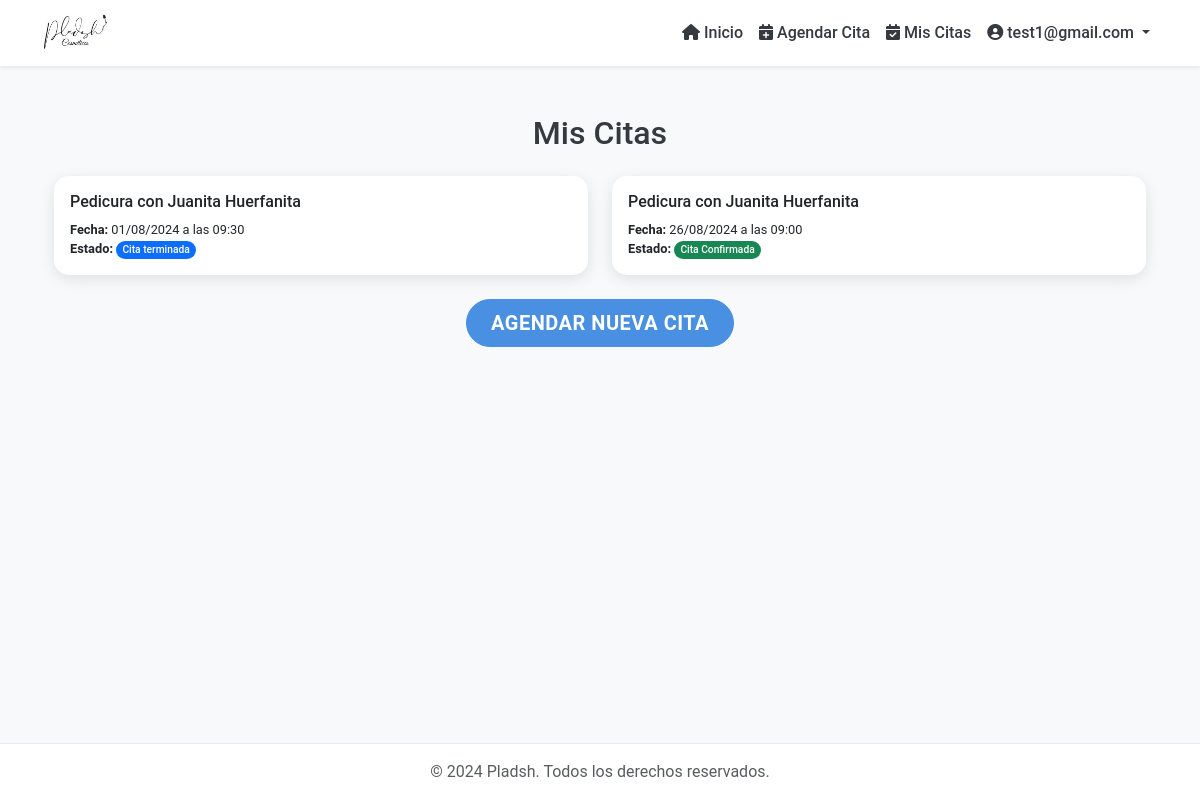
Page /ver-citas/ (signed in) on the earlier database version.
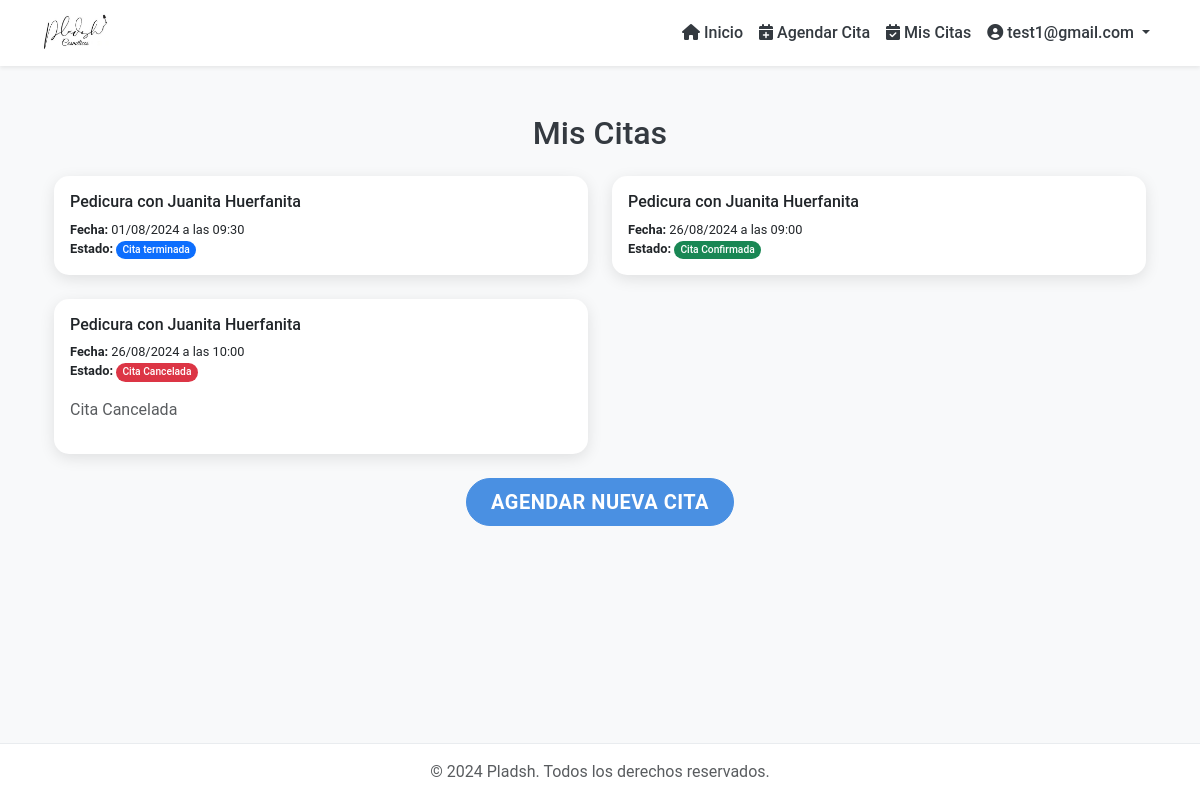
Same page on the later database version.
### citas/models.py (models this page shows, shortened)
class Cita(models.Model):
    ESTADO_CANCELADA = 1
    ESTADO_CONFIRMADA = 2
    ESTADO_EN_PROCESO = 3
    ESTADO_TERMINADA = 4
    OPCIONES_ESTADO = [
        (ESTADO_CANCELADA, "Cita Cancelada"),
        (ESTADO_CONFIRMADA, "Cita Confirmada"),
        (ESTADO_EN_PROCESO, "En Proceso"),
        (ESTADO_TERMINADA, "Cita terminada")
    ]
    cliente = models.ForeignKey(Cliente, on_delete=models.CASCADE, related_name="citas")
    servicio = models.ForeignKey(Servicio, on_delete=models.CASCADE)
    empleado = models.ForeignKey(Empleado, on_delete=models.CASCADE, related_name="empleados")
    fecha = models.DateField(null=True, blank=True)
    hora_inicio = models.TimeField(null=True, blank=True)
    estado = models.IntegerField(choices=OPCIONES_ESTADO, default=ESTADO_CONFIRMADA)
    notas = models.TextField(blank=True)
    def es_cancelable(self):
     fecha_hora_cita = timezone.make_aware(datetime.combine(self.fecha, self.hora_inicio))
     return fecha_hora_cita > timezone.now()

class Servicio(models.Model):
    nombre = models.CharField(max_length=100)
    descripcion = models.TextField()
    precio = models.DecimalField(max_digits=10, decimal_places=2)
    duracion = models.PositiveIntegerField()
    imagen = models.ImageField(upload_to='servicios/', null=True, blank=True)

class Empleado(models.Model):
    cedula = models.CharField(max_length=10, unique=True)
    nombre = models.CharField(max_length=100)
    email = models.EmailField()
    celular = models.CharField(max_length=10)
    servicios = models.ManyToManyField(Servicio, related_name="empleados")

### citas/views.py (the view)
# urls.py: path('ver-citas/', citas_views.ver_citas, name='ver_citas'),
@login_required
def ver_citas(request):
    citas = Cita.objects.filter(cliente=request.user.cliente).select_related('servicio', 'empleado').order_by('fecha', 'hora_inicio')
    return render(request, 'ver_citas.html', {'citas': citas})

### citas/templates/ver_citas.html
{% extends "base.html" %}
{% load static %}
{% block content %}
<div class="container mt-5">
    <h2 class="text-center mb-4">Mis Citas</h2>
    {% if citas %}
        <div class="row row-cols-1 row-cols-md-2 g-4">
            {% for cita in citas %}
                <div class="col">
                    <div class="card h-100">
                        <div class="card-body">
                            <h5 class="card-title">{{ cita.servicio.nombre }} con {{ cita.empleado.nombre }}</h5>
                            <p class="card-text">
                                <strong>Fecha:</strong> {{ cita.fecha|date:"d/m/Y" }} a las {{ cita.hora_inicio|time:"H:i" }}<br>
                                <strong>Estado:</strong>
                                <span class="badge {% if cita.estado == cita.ESTADO_CONFIRMADA %}bg-success{% elif cita.estado == cita.ESTADO_CANCELADA %}bg-danger{% else %}bg-primary{% endif %}">
                                    {{ cita.get_estado_display }}
                                </span>
                            </p>
                            {% if cita.estado == cita.ESTADO_CONFIRMADA and cita.es_cancelable %}
                                <a href="{% url 'cancelar_cita' cita.id %}" class="btn btn-danger btn-sm" onclick="return confirm('¿Estás seguro de que deseas cancelar esta cita?');">Cancelar Cita</a>
                            {% elif cita.estado == cita.ESTADO_CANCELADA %}
                                <p class="text-muted">Cita Cancelada</p>
                            {% endif %}
                        </div>
                    </div>
                </div>
            {% endfor %}
        </div>
    {% else %}
        <div class="alert alert-info" role="alert">
            No tienes citas programadas.
        </div>
    {% endif %}
    <div class="text-center mt-4">
        <a href="{% url 'agendar_cita' %}" class="btn btn-primary btn-lg">Agendar Nueva Cita</a>
    </div>
</div>
{% endblock %}

Differences in the rows shown:
added Cita: servicio.nombre "Pedicura", empleado.nombre "Juanita Huerfanita", fecha "26/08/2024", hora_inicio "10:00", estado "Cita Cancelada"
